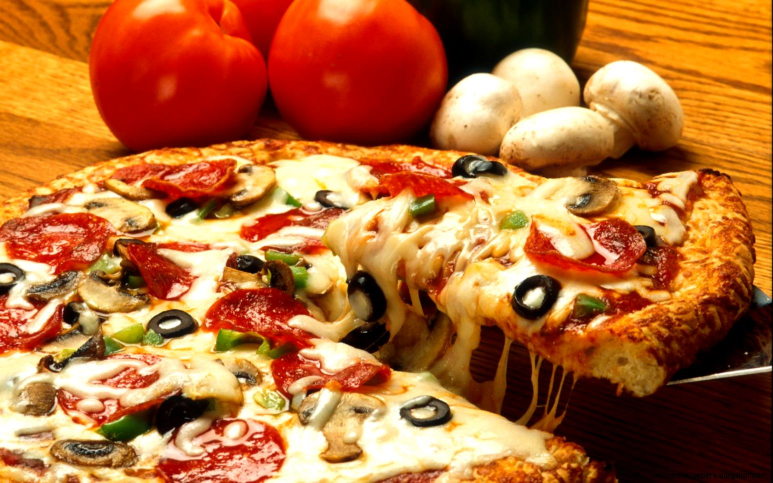
#> input picture pizza.jpg, 1545 x 966 px (shown at 1/2 size)
$ python semestralka.py   (older library calls are emulated)
#> lines starting #> are read from the running program, lines starting #| are printed output that depends on the picture
from tkinter import *
import PIL
from PIL import ImageTk, Image
import numpy as np


main=Tk()
main.title("Uprava obrazku")
path = "pizza.jpg" #path to image

origo = Image.open(path)
#> origo is the input picture: PIL image 1545x966 RGB; mean R, G, B 179.3, 107.8, 54.4
width= (500 / float(origo.size[0]))
#> width = 0.324
height= int((float(origo.size[1]) * float(width)))
#> height = 312
resized= origo.resize((500, height), PIL.Image.ANTIALIAS)
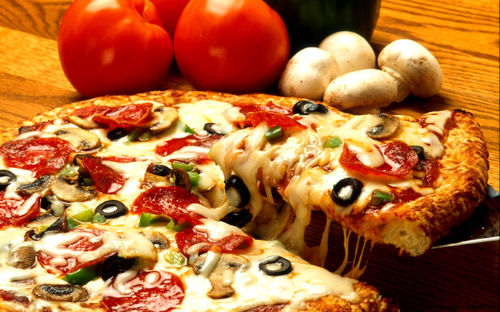
#> resized: PIL image 500x312 RGB; mean R, G, B 179.2, 107.9, 54.4
imgg=ImageTk.PhotoImage(resized)
panel = Label(main, image = imgg)
panel.grid(row=0, column=0)
act=""

# [139 lines left out: functions black_white, original, rotate, invert, lighter, darker and 1 more, not called in this run]


#buttons
original=Button(main,text="Original", command=original, width=10)
original.grid(row=1, column=0)
black=Button(main,text="Grayscale", command= black_white, width=10)
black.grid(row=2, column=0)
rotate=Button(main,text="Rotate", command= rotate, width=10)
rotate.grid(row=3, column=0)
neg=Button(main,text="Negative", command=invert, width=10)
neg.grid(row=5, column=0)
light=Button(main,text="Lighten", width=10, command=lighter)
light.grid(row=6, column=0)
dark=Button(main,text="Darken", width=10, command=darker)
dark.grid(row=7, column=0)
edges=Button(main,text="Sharpen", command=edges, width=10)
edges.grid(row=8, column=0)
